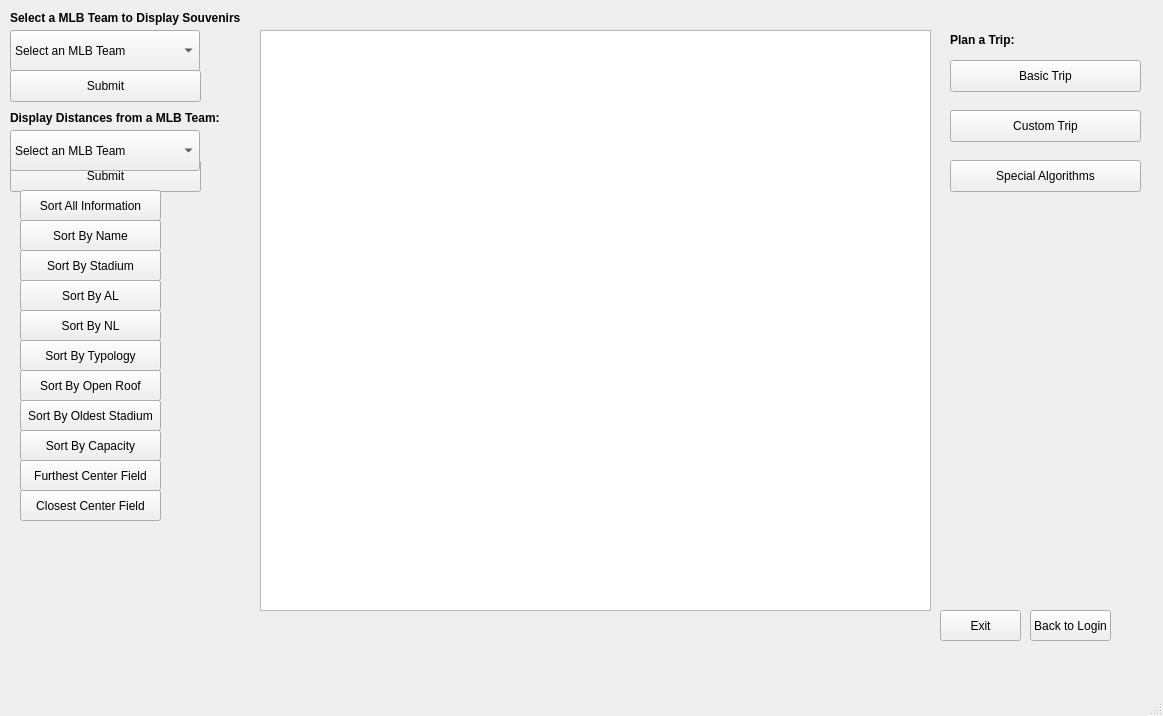
<?xml version="1.0" encoding="UTF-8"?>
<ui version="4.0">
 <class>MainWindow</class>
 <widget class="QMainWindow" name="MainWindow">
  <property name="geometry">
   <rect>
    <x>0</x>
    <y>0</y>
    <width>1163</width>
    <height>716</height>
   </rect>
  </property>
  <property name="windowTitle">
   <string>MainWindow</string>
  </property>
  <widget class="QWidget" name="centralwidget">
   <widget class="QComboBox" name="dropdownSouvenirPreview">
    <property name="geometry">
     <rect>
      <x>10</x>
      <y>30</y>
      <width>190</width>
      <height>41</height>
     </rect>
    </property>
    <property name="editable">
     <bool>false</bool>
    </property>
    <item>
     <property name="text">
      <string>Select an MLB Team</string>
     </property>
    </item>
   </widget>
   <widget class="QPushButton" name="buttonSouvenirPreview">
    <property name="geometry">
     <rect>
      <x>10</x>
      <y>70</y>
      <width>191</width>
      <height>32</height>
     </rect>
    </property>
    <property name="text">
     <string>Submit</string>
    </property>
   </widget>
   <widget class="QPushButton" name="buttonSouvenirCancel">
    <property name="geometry">
     <rect>
      <x>940</x>
      <y>610</y>
      <width>81</width>
      <height>31</height>
     </rect>
    </property>
    <property name="text">
     <string>Exit</string>
    </property>
   </widget>
   <widget class="QListView" name="distanceListView">
    <property name="geometry">
     <rect>
      <x>260</x>
      <y>30</y>
      <width>671</width>
      <height>581</height>
     </rect>
    </property>
   </widget>
   <widget class="QPushButton" name="buttonDistancesSubmit">
    <property name="geometry">
     <rect>
      <x>10</x>
      <y>160</y>
      <width>191</width>
      <height>32</height>
     </rect>
    </property>
    <property name="text">
     <string>Submit</string>
    </property>
   </widget>
   <widget class="QComboBox" name="dropdownDistances">
    <property name="geometry">
     <rect>
      <x>10</x>
      <y>130</y>
      <width>190</width>
      <height>41</height>
     </rect>
    </property>
    <property name="editable">
     <bool>false</bool>
    </property>
    <item>
     <property name="text">
      <string>Select an MLB Team</string>
     </property>
    </item>
   </widget>
   <widget class="QLabel" name="labelTrip">
    <property name="geometry">
     <rect>
      <x>950</x>
      <y>30</y>
      <width>91</width>
      <height>20</height>
     </rect>
    </property>
    <property name="font">
     <font>
      <bold>true</bold>
     </font>
    </property>
    <property name="text">
     <string>Plan a Trip:</string>
    </property>
   </widget>
   <widget class="QPushButton" name="buttonBasicTrip">
    <property name="geometry">
     <rect>
      <x>950</x>
      <y>60</y>
      <width>191</width>
      <height>32</height>
     </rect>
    </property>
    <property name="text">
     <string>Basic Trip</string>
    </property>
   </widget>
   <widget class="QPushButton" name="buttonCustomTrip">
    <property name="geometry">
     <rect>
      <x>950</x>
      <y>110</y>
      <width>191</width>
      <height>32</height>
     </rect>
    </property>
    <property name="text">
     <string>Custom Trip</string>
    </property>
   </widget>
   <widget class="QPushButton" name="pushButton">
    <property name="geometry">
     <rect>
      <x>1030</x>
      <y>610</y>
      <width>81</width>
      <height>31</height>
     </rect>
    </property>
    <property name="text">
     <string>Back to Login</string>
    </property>
   </widget>
   <widget class="QLabel" name="labelSouvenirs">
    <property name="geometry">
     <rect>
      <x>10</x>
      <y>10</y>
      <width>261</width>
      <height>16</height>
     </rect>
    </property>
    <property name="font">
     <font>
      <bold>true</bold>
     </font>
    </property>
    <property name="text">
     <string>Select a MLB Team to Display Souvenirs</string>
    </property>
   </widget>
   <widget class="QLabel" name="labelDistances">
    <property name="geometry">
     <rect>
      <x>10</x>
      <y>110</y>
      <width>241</width>
      <height>16</height>
     </rect>
    </property>
    <property name="font">
     <font>
      <bold>true</bold>
     </font>
    </property>
    <property name="text">
     <string>Display Distances from a MLB Team:</string>
    </property>
   </widget>
   <widget class="QPushButton" name="ClosestCenterField">
    <property name="geometry">
     <rect>
      <x>20</x>
      <y>490</y>
      <width>141</width>
      <height>31</height>
     </rect>
    </property>
    <property name="text">
     <string>Closest Center Field</string>
    </property>
   </widget>
   <widget class="QPushButton" name="SortByName">
    <property name="geometry">
     <rect>
      <x>20</x>
      <y>220</y>
      <width>141</width>
      <height>31</height>
     </rect>
    </property>
    <property name="text">
     <string>Sort By Name</string>
    </property>
   </widget>
   <widget class="QPushButton" name="SortByStadium">
    <property name="geometry">
     <rect>
      <x>20</x>
      <y>250</y>
      <width>141</width>
      <height>31</height>
     </rect>
    </property>
    <property name="text">
     <string>Sort By Stadium</string>
    </property>
   </widget>
   <widget class="QPushButton" name="SortByAL">
    <property name="geometry">
     <rect>
      <x>20</x>
      <y>280</y>
      <width>141</width>
      <height>31</height>
     </rect>
    </property>
    <property name="text">
     <string>Sort By AL</string>
    </property>
   </widget>
   <widget class="QPushButton" name="SortByNL">
    <property name="geometry">
     <rect>
      <x>20</x>
      <y>310</y>
      <width>141</width>
      <height>31</height>
     </rect>
    </property>
    <property name="text">
     <string>Sort By NL</string>
    </property>
   </widget>
   <widget class="QPushButton" name="SortByTypology">
    <property name="geometry">
     <rect>
      <x>20</x>
      <y>340</y>
      <width>141</width>
      <height>31</height>
     </rect>
    </property>
    <property name="text">
     <string>Sort By Typology</string>
    </property>
   </widget>
   <widget class="QPushButton" name="SortByOpenRoof">
    <property name="geometry">
     <rect>
      <x>20</x>
      <y>370</y>
      <width>141</width>
      <height>31</height>
     </rect>
    </property>
    <property name="text">
     <string>Sort By Open Roof</string>
    </property>
   </widget>
   <widget class="QPushButton" name="DisplayAll">
    <property name="geometry">
     <rect>
      <x>20</x>
      <y>190</y>
      <width>141</width>
      <height>31</height>
     </rect>
    </property>
    <property name="text">
     <string>Sort All Information</string>
    </property>
   </widget>
   <widget class="QPushButton" name="SortByNewest">
    <property name="geometry">
     <rect>
      <x>20</x>
      <y>400</y>
      <width>141</width>
      <height>31</height>
     </rect>
    </property>
    <property name="text">
     <string>Sort By Oldest Stadium</string>
    </property>
   </widget>
   <widget class="QPushButton" name="SortByCapacity">
    <property name="geometry">
     <rect>
      <x>20</x>
      <y>430</y>
      <width>141</width>
      <height>31</height>
     </rect>
    </property>
    <property name="text">
     <string>Sort By Capacity</string>
    </property>
   </widget>
   <widget class="QPushButton" name="FurthestCenterField">
    <property name="geometry">
     <rect>
      <x>20</x>
      <y>460</y>
      <width>141</width>
      <height>31</height>
     </rect>
    </property>
    <property name="text">
     <string>Furthest Center Field</string>
    </property>
   </widget>
   <widget class="QPushButton" name="buttonSpecAlgorithms">
    <property name="geometry">
     <rect>
      <x>950</x>
      <y>160</y>
      <width>191</width>
      <height>32</height>
     </rect>
    </property>
    <property name="text">
     <string>Special Algorithms</string>
    </property>
   </widget>
  </widget>
  <widget class="QMenuBar" name="menubar">
   <property name="geometry">
    <rect>
     <x>0</x>
     <y>0</y>
     <width>1163</width>
     <height>21</height>
    </rect>
   </property>
  </widget>
  <widget class="QStatusBar" name="statusbar"/>
 </widget>
 <resources/>
 <connections>
  <connection>
   <sender>buttonSouvenirPreview</sender>
   <signal>clicked()</signal>
   <receiver>MainWindow</receiver>
   <slot>previewSouvenirButtonClick()</slot>
   <hints>
    <hint type="sourcelabel">
     <x>40</x>
     <y>132</y>
    </hint>
    <hint type="destinationlabel">
     <x>48</x>
     <y>147</y>
    </hint>
   </hints>
  </connection>
  <connection>
   <sender>buttonSouvenirCancel</sender>
   <signal>clicked()</signal>
   <receiver>MainWindow</receiver>
   <slot>cancelButtonClick()</slot>
   <hints>
    <hint type="sourcelabel">
     <x>172</x>
     <y>121</y>
    </hint>
    <hint type="destinationlabel">
     <x>241</x>
     <y>113</y>
    </hint>
   </hints>
  </connection>
 </connections>
 <slots>
  <slot>previewSouvenirButtonClick()</slot>
  <slot>cancelButtonClick()</slot>
 </slots>
</ui>
